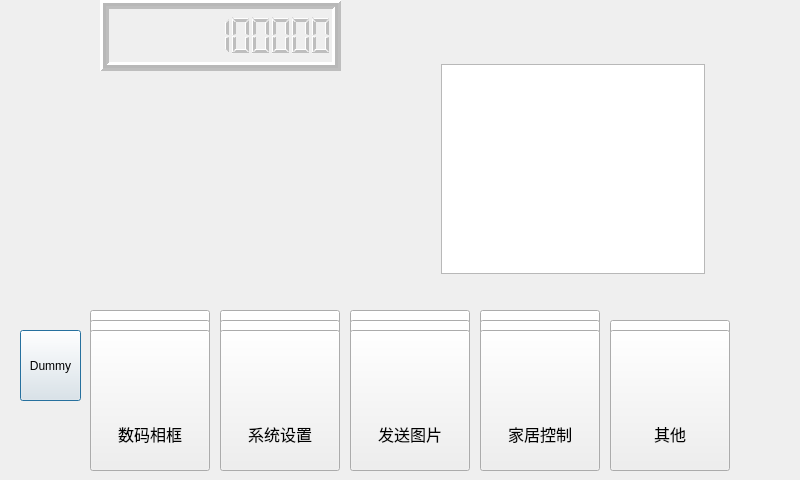
<?xml version="1.0" encoding="UTF-8"?>
<ui version="4.0">
 <class>MainDialog</class>
 <widget class="QDialog" name="MainDialog">
  <property name="geometry">
   <rect>
    <x>0</x>
    <y>0</y>
    <width>800</width>
    <height>480</height>
   </rect>
  </property>
  <property name="focusPolicy">
   <enum>Qt::NoFocus</enum>
  </property>
  <property name="windowTitle">
   <string>主窗口</string>
  </property>
  <widget class="Clock" name="widgetClock" native="true">
   <property name="enabled">
    <bool>false</bool>
   </property>
   <property name="geometry">
    <rect>
     <x>76</x>
     <y>88</y>
     <width>162</width>
     <height>162</height>
    </rect>
   </property>
   <property name="focusPolicy">
    <enum>Qt::NoFocus</enum>
   </property>
  </widget>
  <widget class="Calendar" name="widgetCalendar" native="true">
   <property name="enabled">
    <bool>false</bool>
   </property>
   <property name="geometry">
    <rect>
     <x>231</x>
     <y>60</y>
     <width>210</width>
     <height>216</height>
    </rect>
   </property>
   <property name="focusPolicy">
    <enum>Qt::NoFocus</enum>
   </property>
  </widget>
  <widget class="DigitalClock" name="lcdNumberDigClock">
   <property name="enabled">
    <bool>false</bool>
   </property>
   <property name="geometry">
    <rect>
     <x>100</x>
     <y>0</y>
     <width>241</width>
     <height>71</height>
    </rect>
   </property>
   <property name="font">
    <font>
     <family>AlArabiya</family>
     <pointsize>18</pointsize>
    </font>
   </property>
   <property name="focusPolicy">
    <enum>Qt::NoFocus</enum>
   </property>
   <property name="frameShape">
    <enum>QFrame::Box</enum>
   </property>
   <property name="frameShadow">
    <enum>QFrame::Raised</enum>
   </property>
   <property name="lineWidth">
    <number>3</number>
   </property>
   <property name="midLineWidth">
    <number>3</number>
   </property>
   <property name="numDigits">
    <number>11</number>
   </property>
   <property name="value" stdset="0">
    <double>1111111111.000000000000000</double>
   </property>
  </widget>
  <widget class="QTableView" name="tableViewNotifier">
   <property name="geometry">
    <rect>
     <x>441</x>
     <y>64</y>
     <width>264</width>
     <height>210</height>
    </rect>
   </property>
   <property name="focusPolicy">
    <enum>Qt::NoFocus</enum>
   </property>
  </widget>
  <widget class="QPushButton" name="pushButtonDummy">
   <property name="geometry">
    <rect>
     <x>20</x>
     <y>330</y>
     <width>61</width>
     <height>71</height>
    </rect>
   </property>
   <property name="text">
    <string>Dummy</string>
   </property>
  </widget>
  <widget class="MyPushButton" name="pushButtonVoip">
   <property name="geometry">
    <rect>
     <x>90</x>
     <y>310</y>
     <width>120</width>
     <height>141</height>
    </rect>
   </property>
   <property name="minimumSize">
    <size>
     <width>0</width>
     <height>81</height>
    </size>
   </property>
   <property name="font">
    <font>
     <family>AlArabiya</family>
     <pointsize>12</pointsize>
    </font>
   </property>
   <property name="focusPolicy">
    <enum>Qt::StrongFocus</enum>
   </property>
   <property name="text">
    <string>


户户对讲</string>
   </property>
  </widget>
  <widget class="MyPushButton" name="pushButtonInfoMan">
   <property name="geometry">
    <rect>
     <x>220</x>
     <y>310</y>
     <width>120</width>
     <height>141</height>
    </rect>
   </property>
   <property name="font">
    <font>
     <family>AlArabiya</family>
     <pointsize>12</pointsize>
    </font>
   </property>
   <property name="focusPolicy">
    <enum>Qt::StrongFocus</enum>
   </property>
   <property name="text">
    <string>


信息管理</string>
   </property>
  </widget>
  <widget class="MyPushButton" name="pushButtonSecurityMan">
   <property name="geometry">
    <rect>
     <x>480</x>
     <y>310</y>
     <width>120</width>
     <height>141</height>
    </rect>
   </property>
   <property name="font">
    <font>
     <family>AlArabiya</family>
     <pointsize>12</pointsize>
    </font>
   </property>
   <property name="focusPolicy">
    <enum>Qt::StrongFocus</enum>
   </property>
   <property name="text">
    <string>


安防管理</string>
   </property>
  </widget>
  <widget class="MyPushButton" name="pushButtonVideoMon">
   <property name="geometry">
    <rect>
     <x>350</x>
     <y>310</y>
     <width>120</width>
     <height>141</height>
    </rect>
   </property>
   <property name="minimumSize">
    <size>
     <width>0</width>
     <height>81</height>
    </size>
   </property>
   <property name="font">
    <font>
     <family>AlArabiya</family>
     <pointsize>12</pointsize>
    </font>
   </property>
   <property name="focusPolicy">
    <enum>Qt::StrongFocus</enum>
   </property>
   <property name="text">
    <string>


视频监控</string>
   </property>
  </widget>
  <widget class="MyPushButton" name="pushButtonIntercomMan">
   <property name="geometry">
    <rect>
     <x>90</x>
     <y>320</y>
     <width>120</width>
     <height>141</height>
    </rect>
   </property>
   <property name="minimumSize">
    <size>
     <width>0</width>
     <height>81</height>
    </size>
   </property>
   <property name="font">
    <font>
     <family>AlArabiya</family>
     <pointsize>12</pointsize>
    </font>
   </property>
   <property name="focusPolicy">
    <enum>Qt::StrongFocus</enum>
   </property>
   <property name="text">
    <string>


对讲管理</string>
   </property>
  </widget>
  <widget class="MyPushButton" name="pushButtonCallCenter">
   <property name="geometry">
    <rect>
     <x>220</x>
     <y>320</y>
     <width>120</width>
     <height>141</height>
    </rect>
   </property>
   <property name="font">
    <font>
     <family>AlArabiya</family>
     <pointsize>12</pointsize>
    </font>
   </property>
   <property name="focusPolicy">
    <enum>Qt::StrongFocus</enum>
   </property>
   <property name="text">
    <string>


呼叫中心</string>
   </property>
  </widget>
  <widget class="MyPushButton" name="pushButtonTerminalHelp">
   <property name="geometry">
    <rect>
     <x>350</x>
     <y>320</y>
     <width>120</width>
     <height>141</height>
    </rect>
   </property>
   <property name="font">
    <font>
     <family>AlArabiya</family>
     <pointsize>12</pointsize>
    </font>
   </property>
   <property name="focusPolicy">
    <enum>Qt::StrongFocus</enum>
   </property>
   <property name="text">
    <string>


终端求助</string>
   </property>
  </widget>
  <widget class="MyPushButton" name="pushButtonCallElevator">
   <property name="geometry">
    <rect>
     <x>480</x>
     <y>320</y>
     <width>120</width>
     <height>141</height>
    </rect>
   </property>
   <property name="minimumSize">
    <size>
     <width>0</width>
     <height>81</height>
    </size>
   </property>
   <property name="font">
    <font>
     <family>AlArabiya</family>
     <pointsize>12</pointsize>
    </font>
   </property>
   <property name="focusPolicy">
    <enum>Qt::StrongFocus</enum>
   </property>
   <property name="text">
    <string>


呼叫电梯</string>
   </property>
  </widget>
  <widget class="MyPushButton" name="pushButtonInterFreeSetting">
   <property name="geometry">
    <rect>
     <x>610</x>
     <y>320</y>
     <width>120</width>
     <height>141</height>
    </rect>
   </property>
   <property name="minimumSize">
    <size>
     <width>0</width>
     <height>81</height>
    </size>
   </property>
   <property name="font">
    <font>
     <family>AlArabiya</family>
     <pointsize>12</pointsize>
    </font>
   </property>
   <property name="focusPolicy">
    <enum>Qt::StrongFocus</enum>
   </property>
   <property name="text">
    <string>


免扰设置</string>
   </property>
  </widget>
  <widget class="MyPushButton" name="pushButtonPhoto">
   <property name="geometry">
    <rect>
     <x>90</x>
     <y>330</y>
     <width>120</width>
     <height>141</height>
    </rect>
   </property>
   <property name="minimumSize">
    <size>
     <width>0</width>
     <height>81</height>
    </size>
   </property>
   <property name="font">
    <font>
     <family>AlArabiya</family>
     <pointsize>12</pointsize>
    </font>
   </property>
   <property name="focusPolicy">
    <enum>Qt::StrongFocus</enum>
   </property>
   <property name="text">
    <string>


数码相框</string>
   </property>
  </widget>
  <widget class="MyPushButton" name="pushButtonSystemSetting">
   <property name="geometry">
    <rect>
     <x>220</x>
     <y>330</y>
     <width>120</width>
     <height>141</height>
    </rect>
   </property>
   <property name="minimumSize">
    <size>
     <width>0</width>
     <height>81</height>
    </size>
   </property>
   <property name="font">
    <font>
     <family>AlArabiya</family>
     <pointsize>12</pointsize>
    </font>
   </property>
   <property name="focusPolicy">
    <enum>Qt::StrongFocus</enum>
   </property>
   <property name="text">
    <string>


系统设置</string>
   </property>
  </widget>
  <widget class="MyPushButton" name="pushButtonSendImg">
   <property name="geometry">
    <rect>
     <x>350</x>
     <y>330</y>
     <width>120</width>
     <height>141</height>
    </rect>
   </property>
   <property name="minimumSize">
    <size>
     <width>0</width>
     <height>81</height>
    </size>
   </property>
   <property name="font">
    <font>
     <family>AlArabiya</family>
     <pointsize>12</pointsize>
    </font>
   </property>
   <property name="focusPolicy">
    <enum>Qt::StrongFocus</enum>
   </property>
   <property name="text">
    <string>


发送图片</string>
   </property>
  </widget>
  <widget class="MyPushButton" name="pushButtonHomeControl">
   <property name="geometry">
    <rect>
     <x>480</x>
     <y>330</y>
     <width>120</width>
     <height>141</height>
    </rect>
   </property>
   <property name="minimumSize">
    <size>
     <width>0</width>
     <height>81</height>
    </size>
   </property>
   <property name="font">
    <font>
     <family>AlArabiya</family>
     <pointsize>12</pointsize>
    </font>
   </property>
   <property name="focusPolicy">
    <enum>Qt::StrongFocus</enum>
   </property>
   <property name="text">
    <string>


家居控制</string>
   </property>
  </widget>
  <widget class="MyPushButton" name="pushButtonOther">
   <property name="geometry">
    <rect>
     <x>610</x>
     <y>330</y>
     <width>120</width>
     <height>141</height>
    </rect>
   </property>
   <property name="minimumSize">
    <size>
     <width>0</width>
     <height>81</height>
    </size>
   </property>
   <property name="font">
    <font>
     <family>AlArabiya</family>
     <pointsize>12</pointsize>
    </font>
   </property>
   <property name="focusPolicy">
    <enum>Qt::StrongFocus</enum>
   </property>
   <property name="text">
    <string>


其他</string>
   </property>
  </widget>
 </widget>
 <customwidgets>
  <customwidget>
   <class>MyPushButton</class>
   <extends>QPushButton</extends>
   <header>mypushbutton.h</header>
  </customwidget>
  <customwidget>
   <class>Clock</class>
   <extends>QWidget</extends>
   <header>clock.h</header>
   <container>1</container>
  </customwidget>
  <customwidget>
   <class>DigitalClock</class>
   <extends>QLCDNumber</extends>
   <header>digitalclock.h</header>
  </customwidget>
  <customwidget>
   <class>Calendar</class>
   <extends>QWidget</extends>
   <header>calendar.h</header>
   <container>1</container>
  </customwidget>
 </customwidgets>
 <tabstops>
  <tabstop>pushButtonDummy</tabstop>
 </tabstops>
 <resources/>
 <connections/>
</ui>
